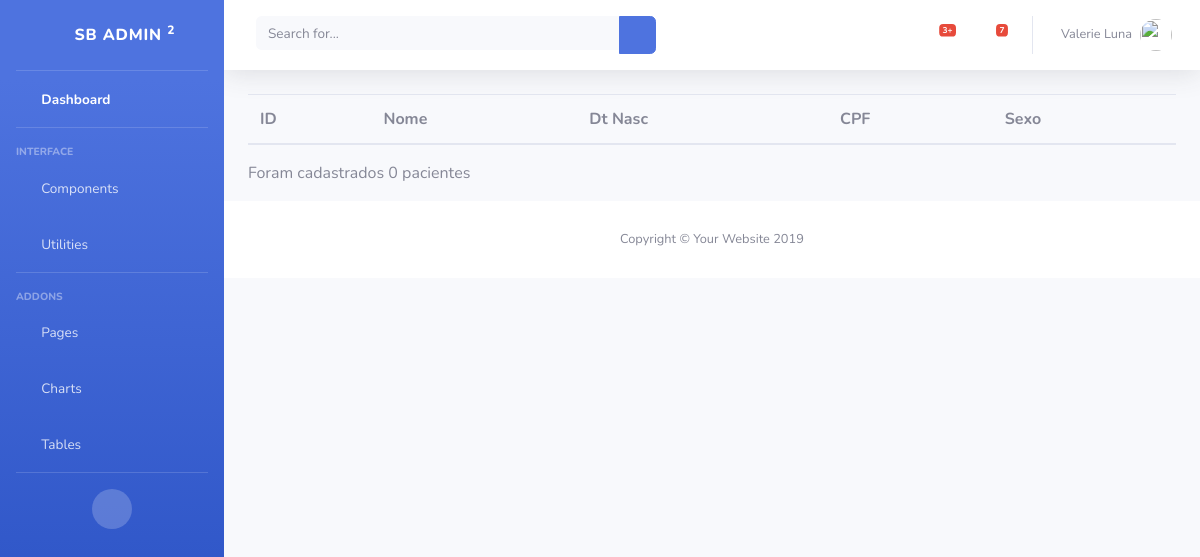
The page /atendimento/paciente/ on the database as committed earlier.
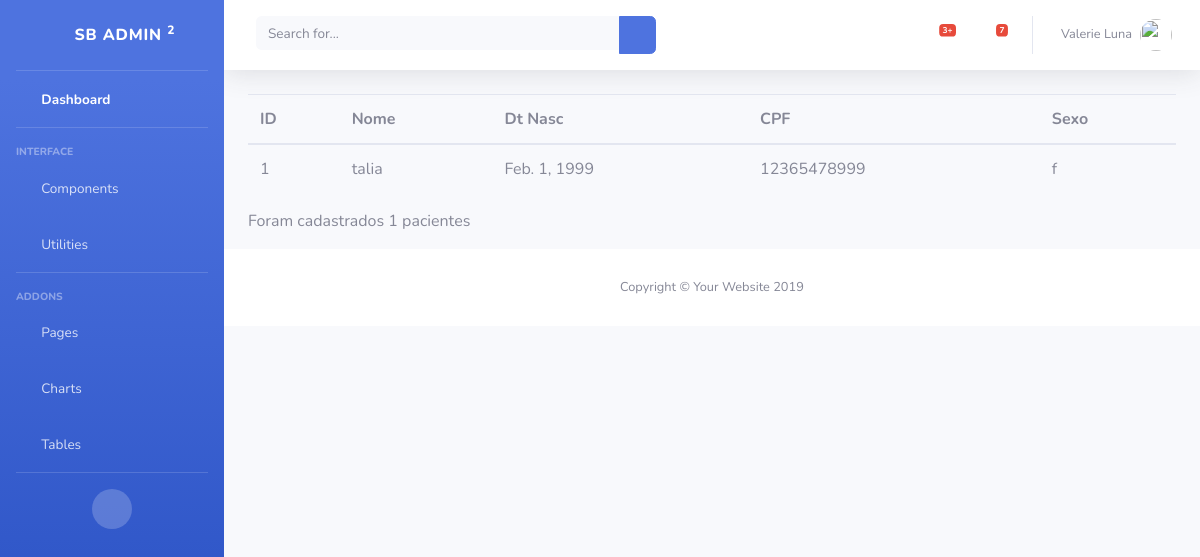
The same page on the database as committed later.
### atendimento/models.py (models this page shows)
class Paciente(models.Model):
    nome = models.CharField(max_length=50)
    dt_nasc = models.DateField()
    cpf = models.CharField(max_length=11)
    sexo = models.CharField(max_length=1)

### atendimento/views.py (the view)
# urls.py: path('paciente/', views.paciente_list),
def paciente_list(request):
    pacientes = Paciente.objects.all()
    return render (request, 'paciente/list.html', {'pacientes': pacientes})

### atendimento/templates/paciente/list.html
{% extends 'base.html' %}
{% block conteudo %}
<table class="table">
    <thead>
        <tr>
            <th>ID</th>
            <th>Nome</th>
            <th>Dt Nasc</th>
            <th>CPF</th>
            <th>Sexo</th>
        </tr>
    </thead>
    <tbody>
        {% for paciente in pacientes %}
            <tr>
                <td>{{paciente.id}}</td>
                <td>{{paciente.nome}}</td>
                <td>{{paciente.dt_nasc}}</td>
                <td>{{paciente.cpf}}</td>
                <td>{{paciente.sexo}}</td>
            </tr>
        {% endfor %}
    </tbody>
</table>
<p>Foram cadastrados {{pacientes | length }} pacientes</p>
{% endblock %}

### atendimento/templates/base.html (shortened to what this page needs)
{% load static %}
<!DOCTYPE html>
<html lang="en">
<head>
  <link href="{% static 'vendor/fontawesome-free/css/all.min.css' %}" rel="stylesheet" type="text/css">
  <link href="{% static 'css/sb-admin-2.min.css' %}" rel="stylesheet">
</head>
<body id="page-top">
  <div id="wrapper">
    <ul class="navbar-nav bg-gradient-primary sidebar sidebar-dark accordion" id="accordionSidebar">
      <a class="sidebar-brand d-flex align-items-center justify-content-center" href="index.html">
        <div class="sidebar-brand-icon rotate-n-15">
          <i class="fas fa-laugh-wink"></i>
        </div>
        <div class="sidebar-brand-text mx-3">SB Admin <sup>2</sup></div>
      </a>
      <hr class="sidebar-divider my-0">
      <li class="nav-item active">
        <a class="nav-link" href="index.html">
          <i class="fas fa-fw fa-tachometer-alt"></i>
          <span>Dashboard</span></a>
      </li>
      <hr class="sidebar-divider">
      <div class="sidebar-heading">
        Interface
      </div>
      <li class="nav-item">
        <a class="nav-link collapsed" href="#" data-toggle="collapse" data-target="#collapseTwo" aria-expanded="true" aria-controls="collapseTwo">
          <i class="fas fa-fw fa-cog"></i>
          <span>Components</span>
        </a>
      </li>
      <li class="nav-item">
        <a class="nav-link collapsed" href="#" data-toggle="collapse" data-target="#collapseUtilities" aria-expanded="true" aria-controls="collapseUtilities">
          <i class="fas fa-fw fa-wrench"></i>
          <span>Utilities</span>
        </a>
      </li>
      <hr class="sidebar-divider">
      <div class="sidebar-heading">
        Addons
      </div>
      <li class="nav-item">
        <a class="nav-link collapsed" href="#" data-toggle="collapse" data-target="#collapsePages" aria-expanded="true" aria-controls="collapsePages">
          <i class="fas fa-fw fa-folder"></i>
          <span>Pages</span>
        </a>
      </li>
      <li class="nav-item">
        <a class="nav-link" href="charts.html">
          <i class="fas fa-fw fa-chart-area"></i>
          <span>Charts</span></a>
      </li>
      <li class="nav-item">
        <a class="nav-link" href="tables.html">
          <i class="fas fa-fw fa-table"></i>
          <span>Tables</span></a>
      </li>
      <hr class="sidebar-divider d-none d-md-block">
      <div class="text-center d-none d-md-inline">
        <button class="rounded-circle border-0" id="sidebarToggle"></button>
      </div>
    </ul>
    <div id="content-wrapper" class="d-flex flex-column">
      <div id="content">
        <nav class="navbar navbar-expand navbar-light bg-white topbar mb-4 static-top shadow">
          <form class="d-none d-sm-inline-block form-inline mr-auto ml-md-3 my-2 my-md-0 mw-100 navbar-search">
            <div class="input-group">
              <input type="text" class="form-control bg-light border-0 small" placeholder="Search for..." aria-label="Search" aria-describedby="basic-addon2">
              <div class="input-group-append">
                <button class="btn btn-primary" type="button">
                  <i class="fas fa-search fa-sm"></i>
                </button>
              </div>
            </div>
          </form>
          <ul class="navbar-nav ml-auto">
            <li class="nav-item dropdown no-arrow mx-1">
              <a class="nav-link dropdown-toggle" href="#" id="alertsDropdown" role="button" data-toggle="dropdown" aria-haspopup="true" aria-expanded="false">
                <i class="fas fa-bell fa-fw"></i>
                <span class="badge badge-danger badge-counter">3+</span>
              </a>
            </li>
            <li class="nav-item dropdown no-arrow mx-1">
              <a class="nav-link dropdown-toggle" href="#" id="messagesDropdown" role="button" data-toggle="dropdown" aria-haspopup="true" aria-expanded="false">
                <i class="fas fa-envelope fa-fw"></i>
                <span class="badge badge-danger badge-counter">7</span>
              </a>
            </li>
            <li class="nav-item dropdown no-arrow">
              <a class="nav-link dropdown-toggle" href="#" id="userDropdown" role="button" data-toggle="dropdown" aria-haspopup="true" aria-expanded="false">
                <span class="mr-2 d-none d-lg-inline text-gray-600 small">Valerie Luna</span>
                <img class="img-profile rounded-circle" src="https://source.unsplash.com/QAB-WJcbgJk/60x60">
              </a>
            </li>
          </ul>
        </nav>
        <div class="container-fluid">
            {% block conteudo %} {% endblock%}
    </div>
    <footer class="sticky-footer bg-white">
      <div class="container my-auto">
        <div class="copyright text-center my-auto">
          <span>Copyright &copy; Your Website 2019</span>
        </div>
      </div>
    </footer>
  </div>
</div>
</body>
</html>

Rows that differ between the two databases and show on the page:
added Paciente: id "1", nome "talia", dt_nasc "Feb. 1, 1999", cpf "12365478999", sexo "f"
Other text that changed with them:
{{ pacientes | length }}: "0" → "1"
